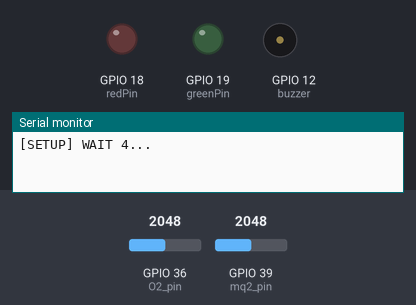
The sketch below on a simulated ESP32. On the bench: output pins drawn as LEDs (lit = HIGH), buzzer (waves = sounding, pin HIGH), the last lines printed to the serial monitor. The inputs (shaded band) are chosen by the test bench; at power-on: GPIO 36 (O2_pin) = 2048, GPIO 39 (mq2_pin) = 2048. WiFi joins after 1.5 s; servers stay silent unless stated; uploads are accepted with an empty reply; the local clock reads 2024-03-15 10:24:30 at power-on unless the sketch sets it.

Above: at 0.1 s.
At 102.5 s:
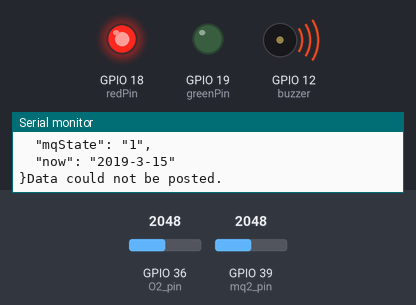
Timing chart, 0 to 104.0 s (numbered marks = the images above):
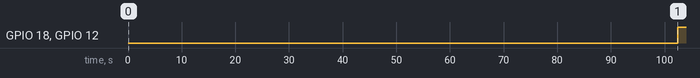

Measured:
- by itself, GPIO 18 (redPin), GPIO 12 (buzzer): LOW → HIGH at 102 s

The sketch:

Agbena.ino
```cpp
#include <Arduino.h>
#include <WiFi.h>
#include <WiFiMulti.h>
#include <ArduinoJson.h>
#include <HTTPClient.h>
#include "time.h"

const char* ntpServer = "africa.pool.ntp.org";
const long  gmtOffset_sec = 0;
const int   daylightOffset_sec = 3600;

String date;
// Definition of delay varialbles
static const uint32_t DELAY_1_S = 1000UL;
static const uint32_t DELAY_1_MIN = 60UL * DELAY_1_S;
static const uint32_t DELAY_1_30MIN = 30UL * DELAY_1_MIN;

WiFiMulti wifiMulti;

 HTTPClient http;

// Interval per reading Definitions for use
int INTERVAL_READING = 50;
int INTERVAL_READING_TIME_SPACING = 100;

//MQ sensor pin definitions
#define SENSORTHRES 2000
#define   mq2_pin   39
int mqState;

// O2 Sensor predefinitions
#define O2_preheat_time  60000
#define O2_percentage 20.80
#define O2_pin 36
float O2;
bool O2_init_flag = 0;
float calibration_voltage;

// LED pin numbers

#define redPin 18
#define greenPin 19

// Buzzer pin declaration

#define buzzer 12

char serverAddress[] = "https://old-backend.herokuapp.com/old/data";

void setup() {

    Serial.begin(115200);

    Serial.println();
    Serial.println();
    Serial.println();

    // Initializing LED pins
    pinMode(redPin, OUTPUT);
    pinMode(greenPin, OUTPUT);

    // Buzzer initialization
    pinMode(buzzer,OUTPUT);

    for(uint8_t t = 4; t > 0; t--) {
        Serial.printf("[SETUP] WAIT %d...\n", t);
        Serial.flush();
        delay(1000);
    }

    wifiMulti.addAP("PHYSICAL_SCI_WIFI_FL_1", " ");
    configTime(gmtOffset_sec, daylightOffset_sec, ntpServer);
    wifiMulti.run();
    http.begin(serverAddress);
    Serial.println("Connecting to web server.......");
}

void loop() {
    String oxy =  getOxyVal(O2IntervalReading());
    delay(2000);
    String mq =  getMqState(checkMQ());
 if(wifiMulti.run()==WL_CONNECTED){
    postData(oxy,mq);
    Serial.println("making POST request.....");
    }
    Serial.println("Delaying for 30mins until next post request.");
    delay(DELAY_1_30MIN);
}


// MQ function definitions

int readMQ(){
  int analogSensor = analogRead(mq2_pin);
  return analogSensor;
  }


// Checking MQ state with small logic
     int checkMQ(){
        if(mqIntervalReading() < SENSORTHRES){
            mqState = 0;
            digitalWrite(greenPin, HIGH);


        }
        else{
          mqState = 1;
          digitalWrite(redPin, HIGH);
          digitalWrite(buzzer, HIGH);
        }
      return mqState;
     }

// O2 Sensor  Function definitions

// *********************************** //

float O2_value(){
  unsigned int sum = 0;
  if (O2_init_flag == 0)
  {
    O2_init_flag = 1;
    pinMode(O2_pin, INPUT);
    for (unsigned char i = 64;i > 0;i--)
    {
      sum = sum + analogRead(O2_pin);
      delay(100);
    }
    sum = sum >> 6;
    calibration_voltage = sum / O2_percentage;
    return 20.80;
  }
  else
  {
    for (unsigned char i = 32;i > 0;i--)
    {
      sum = sum + analogRead(O2_pin);
      delay(50);
    }
    sum = sum >> 5;
    float output = sum / calibration_voltage;

    return output;

  }
}

String getOxyVal(float oxyVal){
  String Use = String(oxyVal);
  return Use;
  }

String getMqState(int mqState){
  String myUse = String(mqState);
  return myUse;
  }

// interval Reading function definitions

// O2 interval reading
float O2IntervalReading(){
    float value = 0.0;
    Serial.println("Reading OXYGEN value....");
    for(int i =0;i<INTERVAL_READING;i++){
        value += O2_value();
        delay(INTERVAL_READING_TIME_SPACING);
      }
    value = value/ INTERVAL_READING;
  Serial.println(value);
return value;
  }

// MQ interval reading
long mqIntervalReading(){
  long  value = 0;
     Serial.println("Reading MQ value....");
  for(int i=0;i<INTERVAL_READING;i++){
      value += readMQ();
      delay(INTERVAL_READING_TIME_SPACING);
    }
  value = value/INTERVAL_READING;
  Serial.println(value);
return value;
  }

// Get time function definition
String printLocalTime()
{
  struct tm timeinfo;
  if(!getLocalTime(&timeinfo)){
    Serial.println("Failed to obtain time");
  }
   String d = String(timeinfo.tm_mday);
   String yr = String(2019);
   String mon = String(timeinfo.tm_mon+1);
   Serial.println(date = yr + "-" + mon + "-"+ d);
  return date;
}

  // Post data to server function definition
void postData(String oxyVal, String mqState){
      // Post Request details
      int statusCode  = 0;
      String response = " ";
      // Declaration of arduino json object size
      StaticJsonDocument<300> doc;
      char JsonMessageBuffer[300];
      doc["oxyVal"] = oxyVal;
      doc["mqState"] = mqState;
      doc["now"] = printLocalTime();
      serializeJsonPretty(doc, Serial);
      serializeJsonPretty(doc,JsonMessageBuffer);
      http.addHeader("Content-Type", "application/json",false,true);
      statusCode = http.POST(JsonMessageBuffer);
      response = http.getString();
      while(statusCode != 201)
      {
          Serial.println("Data could not be posted.");
          Serial.println("Response received:");
          Serial.println(response);
          Serial.println("Reposting data again");
          statusCode = http.POST(JsonMessageBuffer);

      }
      Serial.println("Data successfully posted.");
      Serial.println("Response received:");
      Serial.println(response);
      http.end();
  }
```
